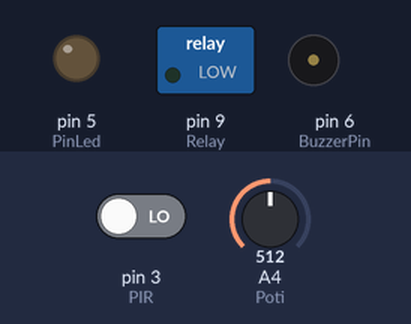
This sketch was run on a simulated Arduino Uno, built with avr-gcc and run on an emulated ATmega328P. On the bench: switched loads named in the sketch (green lamp = pin HIGH), output pins drawn as LEDs (lit = HIGH), buzzer (waves = sounding). The test bench sets the inputs (shaded band); at power-on: pin 3 (PIR) LOW, A4 (Poti) = 512. What the sketch prints to the serial monitor is not drawn.

Above: at 1.2 s.
1.3 s: pin 3 (PIR) driven HIGH
At 2.0 s:
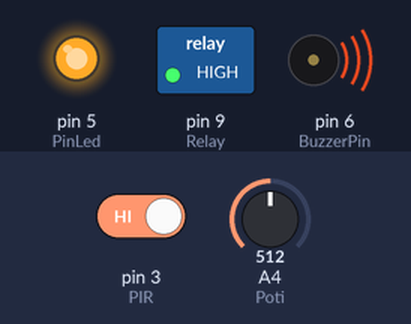
2.8 s: pin 3 (PIR) driven LOW
At 4.2 s:
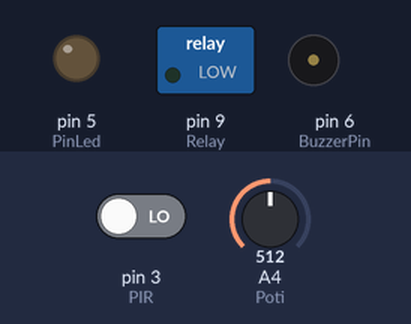
Timing chart, 0 to 5.8 s (numbered marks = the images above; inputs shaded):
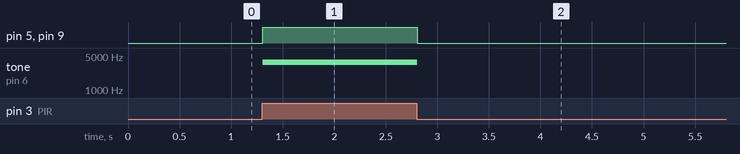

The sketch:

NanoAlarmv0.ino
```cpp
#define BAUDRATE 9600
#define PIR 3
const int PinLed = 5;
const int BuzzerPin = 6;
const int Relay = 9;
const int Poti = A4;
bool status;
bool motionStatus;
int freq;

#ifdef PIR
#include <avr/interrupt.h>
volatile int MotionState = 0;
volatile byte counter = 0;
#endif

// ================================================================
// ===                      INITIAL SETUP                       ===
// ================================================================

void setup() {
    pinMode(PinLed, OUTPUT);
    pinMode(BuzzerPin, OUTPUT);
    pinMode(PIR, INPUT);
    pinMode(Poti, INPUT);
    pinMode(Relay, OUTPUT);
    #ifdef PIR
    attachInterrupt(digitalPinToInterrupt(PIR), motionDetector, CHANGE);
    #endif

    #ifdef BAUDRATE
    Serial.begin(BAUDRATE);
    #endif


}


// ================================================================
// ===                    MAIN PROGRAM LOOP                     ===
// ================================================================


void loop() {

freq = map(analogRead(Poti),0,1024,3000,5000);
motionStatus = digitalRead(PIR);

motionStatus? digitalWrite(PinLed, HIGH): digitalWrite(PinLed, LOW);

motionStatus? tone(BuzzerPin, 3700): noTone(BuzzerPin);
motionStatus? digitalWrite(Relay, HIGH): digitalWrite(Relay, LOW);

Serial.println(freq);

}

// ================================================================
// ===                    FUNCTIONS                             ===
// ================================================================


#ifdef PIR
void motionDetector()
{
      motionStatus = !motionStatus;
}
#endif
```

Measured:
- after the input at 1.3 s, pin 5 (PinLed), pin 9 (Relay): LOW → HIGH at once; tone on pin 6 (BuzzerPin): silent → 3700 Hz at once
- after the input at 2.8 s, pin 5 (PinLed), pin 9 (Relay): HIGH → LOW at once; tone on pin 6 (BuzzerPin): 3700 Hz → silent at once
